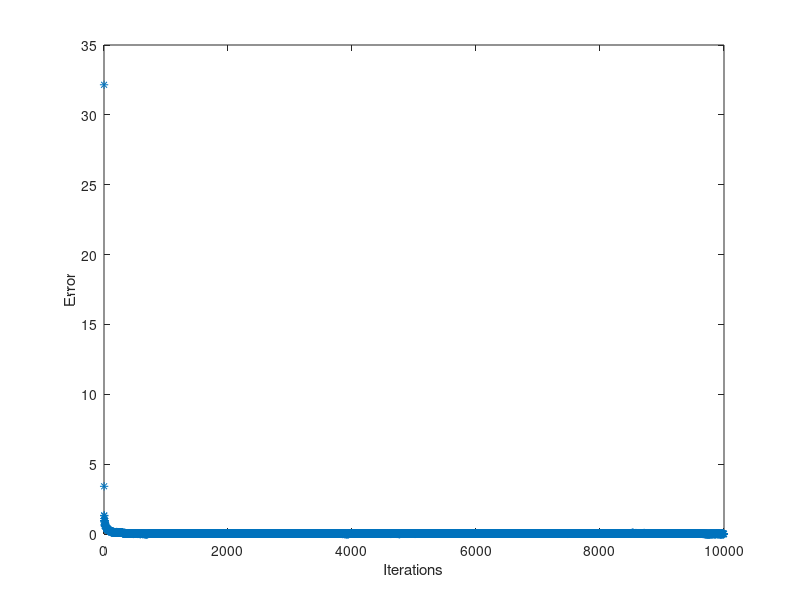

Recreate this plot in MATLAB.
clc,clear,close all
a1 = 0.5;
a2 = -0.5;
N = 10000;
y = [];
y0 = 1;
y1 = 4;
ys = [y0,y1];
for i = 3:N
    y = a1*ys(i-1)+a2*ys(i-2) + randn(1);
    ys = [ys,y];
end

theta0 = [-50,20]';
rho = 0.999;
c = 2;
theta = theta0;
P = eye(2);
errs = [];
for i = 3:N
    phi = [ys(i-1);ys(i-2)];
    theta = theta + P*phi/(rho/c + phi'*P*phi)*(ys(i) - phi'*theta);
    P = 1/rho*(P - P*(phi*phi')*P/(rho/c + phi'*P*phi));
    err = norm([theta(1)-a1,theta(2)-a2]);
    errs = [errs,err];
end
plot(errs,'*')
xlabel('Iterations')
ylabel('Error')